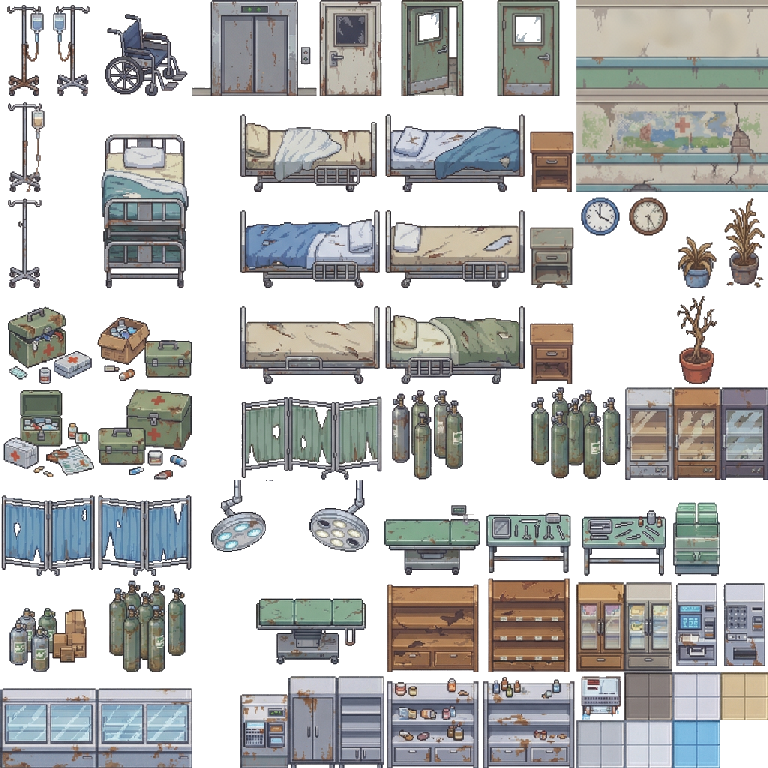
#> input picture CuteSCKR_uncut/Abandoned Hospital Tileset/1.png, 768 x 768 px
$ python -i sprite_service.py   (imports and definitions only)
#> lines starting #> are read from the running program, lines starting #| are printed output that depends on the picture; after the words box and inside, x2 and y2 are one past the last pixel; in counts of white or black regions, pixels touching at a corner belong together
#> further down, picture is the input picture: PIL image 768x768 RGBA; mean R, G, B, A 188.7, 188.8, 187.5, 142.5
import re
import math
import logging
from pathlib import Path
from typing import Dict, Any, List, Optional, Tuple, Union
import numpy as np
from PIL import Image, ImageChops, ImageFilter
try:
    import cv2  # type: ignore
except Exception as exc:  # pragma: no cover - optional acceleration
    logging.getLogger(__name__).debug("OpenCV unavailable for sprite service acceleration: %s", exc)
    cv2 = None

__all__ = ["SpriteService"]

class SpriteService:
    # [324 lines left out: functions guess_key_color_from_corners, apply_chroma_key, _small_auto_key_remnant_mask, _border_connected_background_mask, _border_connected_dark_mask, alpha_bbox and 2 more, not called in this run]

    @staticmethod
    def solidify_transparent_rgb(img: Image.Image, radius: int = 2) -> Image.Image:
#> called with radius = 2
        if radius <= 0:
            return img.convert("RGBA")
        img = img.convert("RGBA")
        arr = np.asarray(img).copy()
        alpha = arr[:, :, 3]
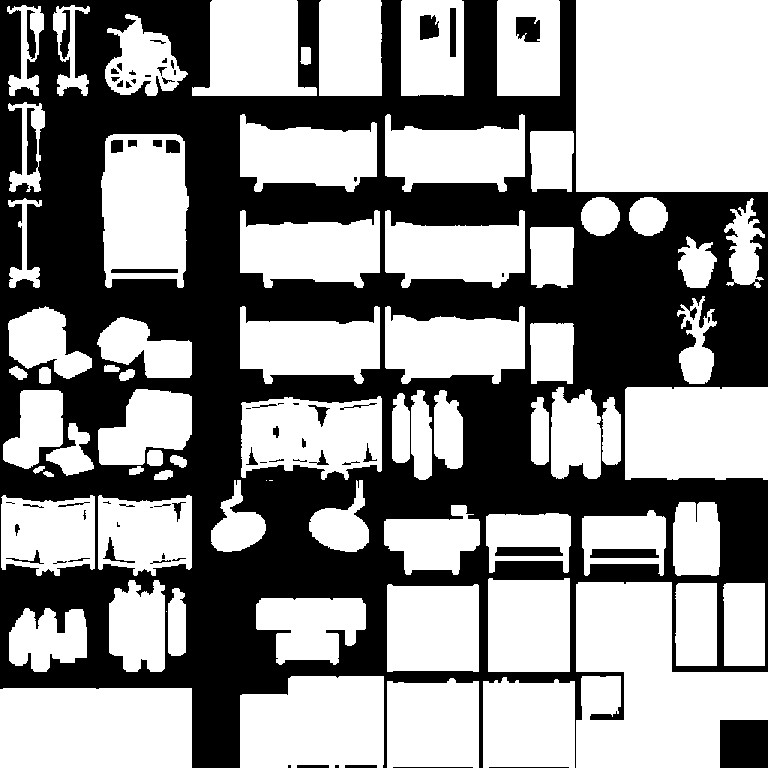
#> alpha: shape (768, 768); 55.9% white; 70 black regions (20 under 20 px), largest, box (x1, y1, x2, y2) and area: (0, 0, 768, 768) 252023, (720, 720, 768, 768) 2304, (590, 549, 659, 558) 591
        rgb_img = Image.fromarray(arr[:, :, :3], mode="RGB")
        blur = rgb_img.filter(ImageFilter.GaussianBlur(radius=radius))
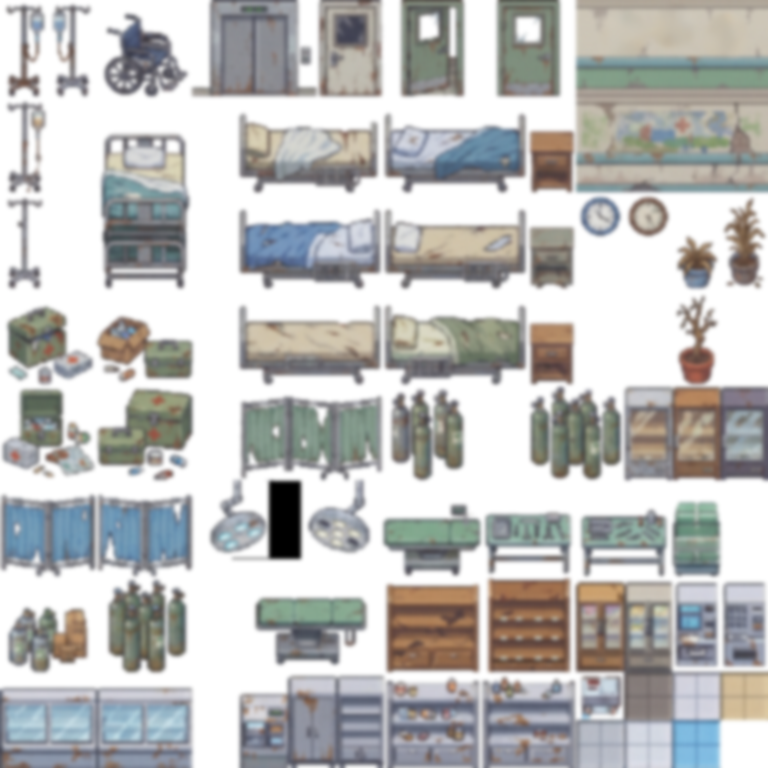
#> blur: PIL image 768x768 RGB; mean R, G, B 188.7, 188.8, 187.5
        blur_arr = np.asarray(blur)
        transparent = alpha == 0
        arr[:, :, :3][transparent] = blur_arr[transparent]
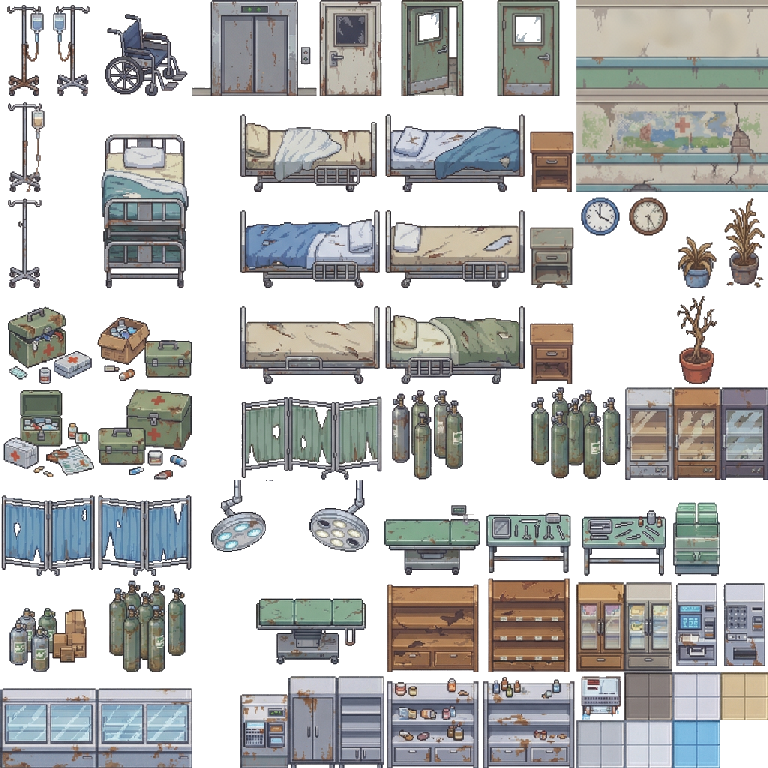
#> arr: shape (768, 768, 4); 15.74% of pixels changed, all inside (x1, y1, x2, y2) = (0, 0, 768, 768); transparent parts drawn white
        return Image.fromarray(arr, mode="RGBA")

    # [14 lines left out: function stabilize_frame, not called in this run]

    PICO8 = [
        (0, 0, 0), (29, 43, 83), (126, 37, 83), (0, 135, 81),
        (171, 82, 54), (95, 87, 79), (194, 195, 199), (255, 241, 232),
        (255, 0, 77), (255, 163, 0), (255, 236, 39), (0, 228, 54),
        (41, 173, 255), (131, 118, 156), (255, 119, 168), (255, 204, 170)
    ]
    GAMEBOY = [
        (15, 56, 15), (48, 98, 48), (139, 172, 15), (155, 188, 15)
    ]
    NES_HEX = [
        "7C7C7C", "0000FC", "0000BC", "4428BC", "940084", "A80020", "A81000", "881400",
        "503000", "007800", "006800", "005800", "004058", "000000", "000000", "000000",
        "BCBCBC", "0078F8", "0058F8", "6844FC", "D800CC", "E40058", "F83800", "E45C10",
        "AC7C00", "00B800", "00A800", "00A844", "008888", "000000", "000000", "000000",
        "F8F8F8", "3CBCFC", "6888FC", "9878FC", "F878F8", "F85898", "F87858", "FCA044",
        "FCA800", "BCBC00", "B8F818", "58D854", "58F898", "00E8D8", "787878", "000000",
        "FCFCFC", "A4E4FC", "B8B8F8", "D8B8F8", "F8B8F8", "F8A4C0", "F0D0B0", "FCE0A8",
        "FCD8A8", "D8F8A8", "C8F8B8", "B8F8D8", "00FCFC", "F8D8F8", "000000", "000000"
    ]
    NES = [tuple(int(h[i:i+2], 16) for i in (0, 2, 4)) for h in NES_HEX]

    # [40 lines left out: functions parse_palette, apply_palette_lock, not called in this run]

>>> from PIL import Image
>>> picture = Image.open('../../CuteSCKR_uncut/Abandoned Hospital Tileset/1.png')
>>> result = SpriteService().solidify_transparent_rgb(picture)

$ run again, on CuteSCKR_uncut/Abandoned Hospital Tileset/2.png
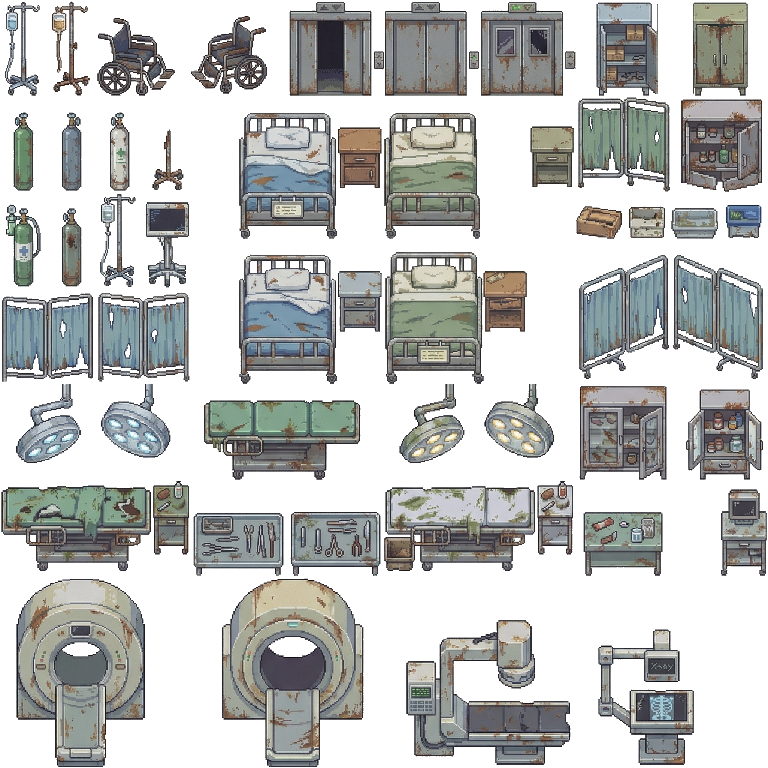
#> input picture CuteSCKR_uncut/Abandoned Hospital Tileset/2.png, 768 x 768 px
#> picture is the input picture: PIL image 768x768 RGBA; mean R, G, B, A 182.1, 183.5, 182, 125.3
#> in solidify_transparent_rgb, `alpha = arr[:, :, 3]`:
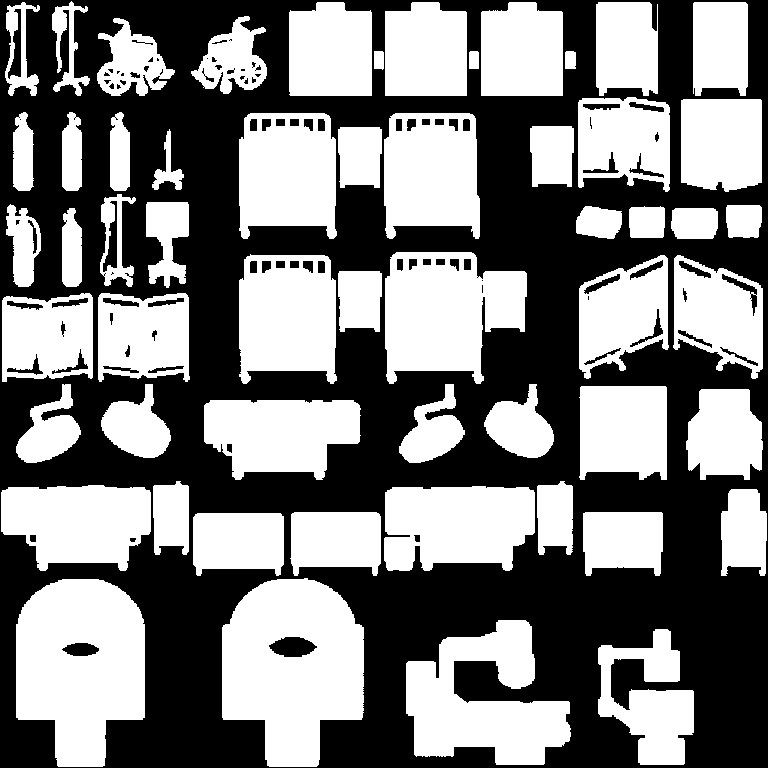
#> alpha: shape (768, 768); 49.2% white; 56 white regions, largest, box (x1, y1, x2, y2) and area: (222, 578, 364, 767) 19894, (16, 579, 145, 767) 18852, (406, 620, 571, 765) 14161
#> in solidify_transparent_rgb, `blur = rgb_img.filter(ImageFilter.GaussianBlur(radius=radius))`:
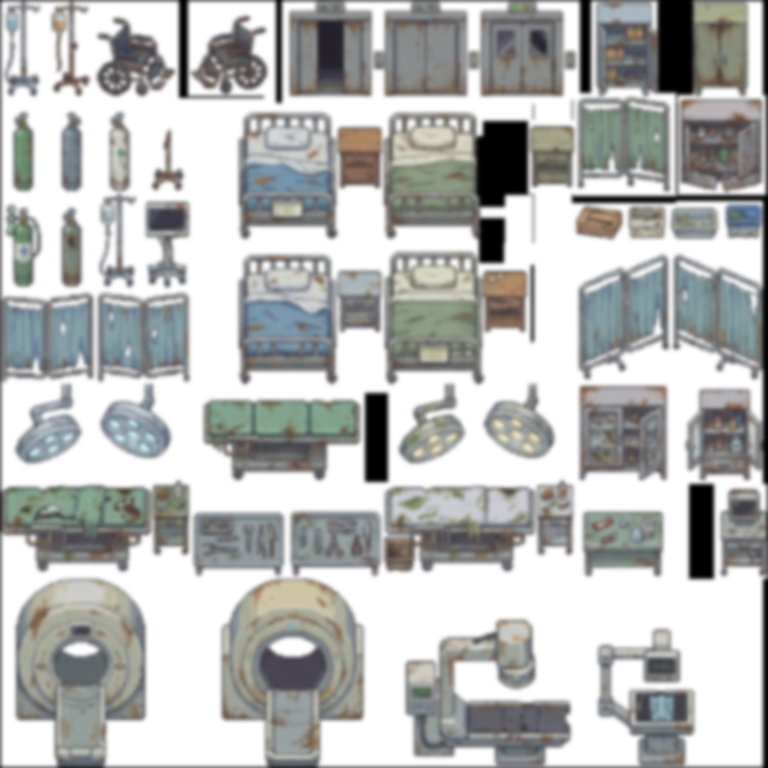
#> blur: PIL image 768x768 RGB; mean R, G, B 181.9, 183.3, 181.9

$ run again, on CuteSCKR_uncut/Abandoned Hospital Tileset/3.png
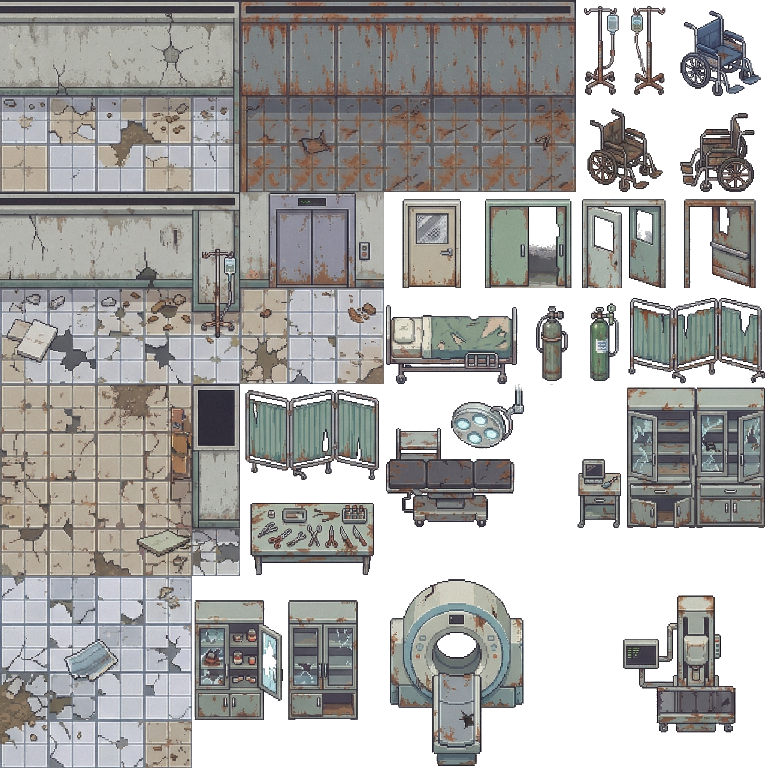
#> input picture CuteSCKR_uncut/Abandoned Hospital Tileset/3.png, 768 x 768 px
#> picture is the input picture: PIL image 768x768 RGBA; mean R, G, B, A 171.7, 170.6, 168.8, 178.6
#> in solidify_transparent_rgb, `alpha = arr[:, :, 3]`:
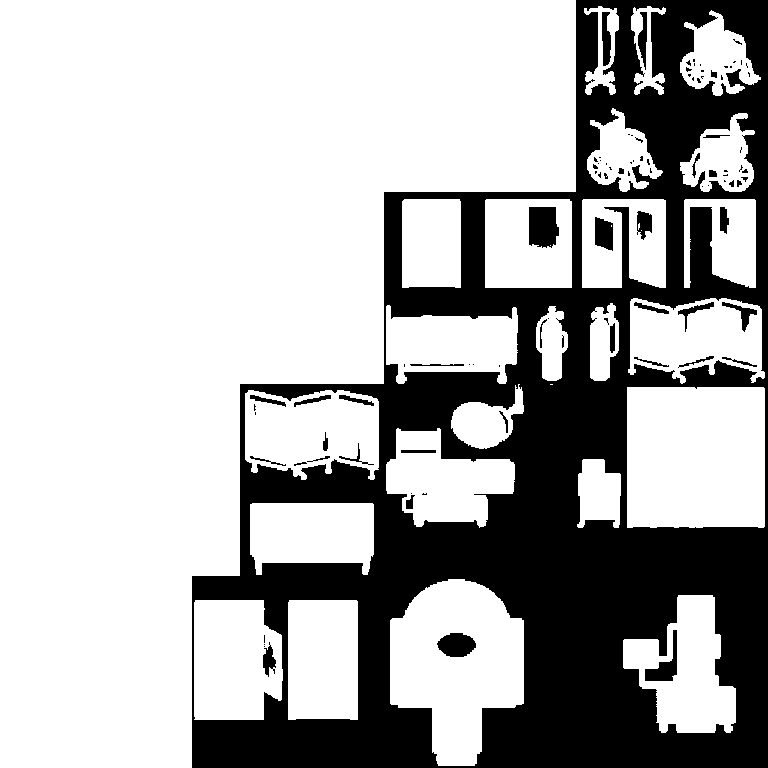
#> alpha: shape (768, 768); 70% white; 97 black regions (59 under 20 px), largest, box (x1, y1, x2, y2) and area: (192, 0, 768, 768) 169608, (529, 207, 559, 248) 1082, (437, 633, 476, 657) 706
#> in solidify_transparent_rgb, `arr[:, :, :3][transparent] = blur_arr[transparent]`:
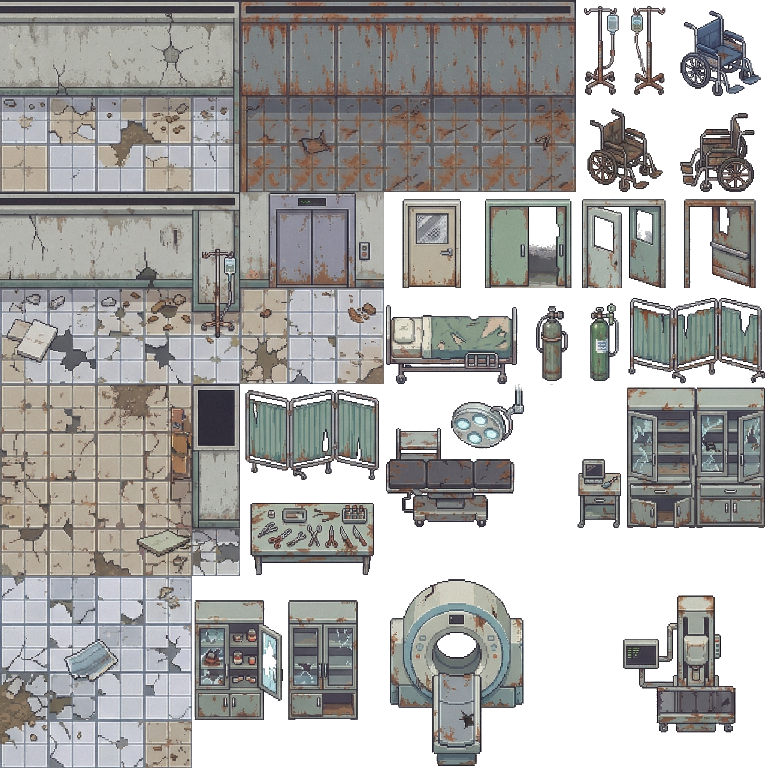
#> arr: shape (768, 768, 4); 10.23% of pixels changed, all inside (x1, y1, x2, y2) = (192, 0, 768, 768); transparent parts drawn white

$ run again, on CuteSCKR_uncut/Abandoned Hospital Tileset/4.png
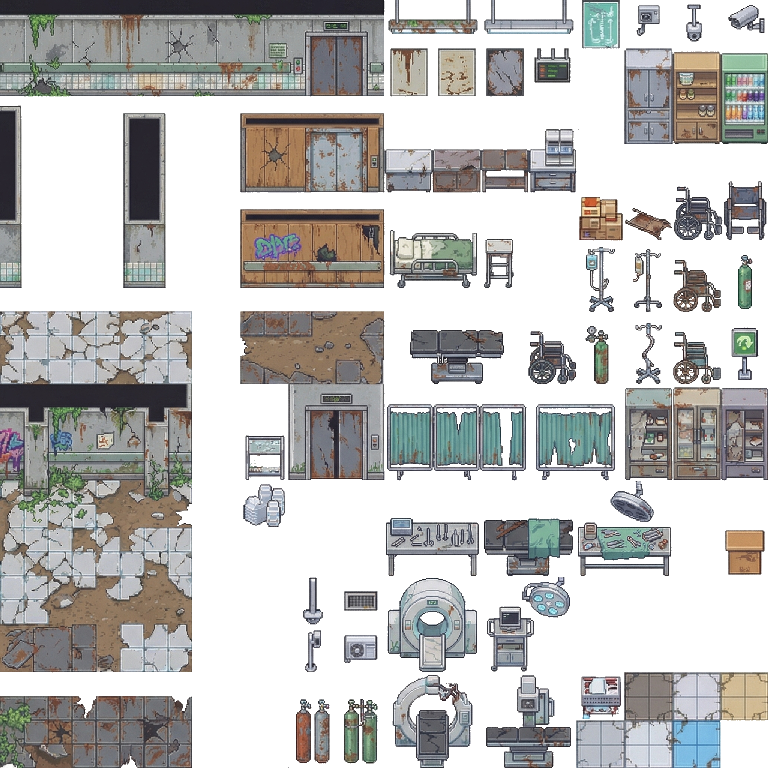
#> input picture CuteSCKR_uncut/Abandoned Hospital Tileset/4.png, 768 x 768 px
#> picture is the input picture: PIL image 768x768 RGBA; mean R, G, B, A 166.5, 165.9, 164.5, 135.7
#> in solidify_transparent_rgb, `alpha = arr[:, :, 3]`:
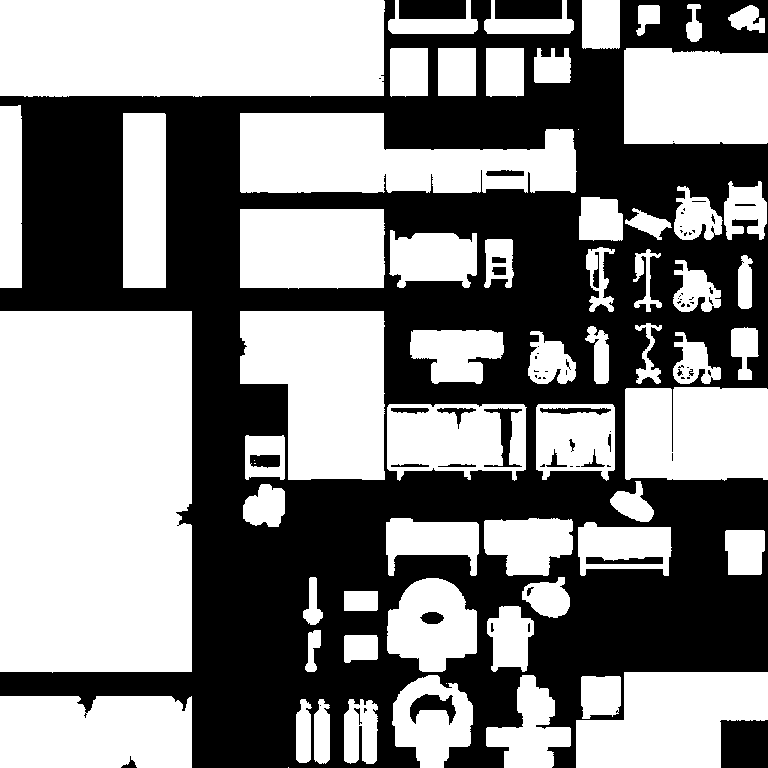
#> alpha: shape (768, 768); 53.2% white; 75 black regions (46 under 20 px), largest, box (x1, y1, x2, y2) and area: (0, 0, 768, 768) 266536, (720, 720, 768, 768) 2232, (399, 0, 466, 19) 1273
#> in solidify_transparent_rgb, `arr[:, :, :3][transparent] = blur_arr[transparent]`:
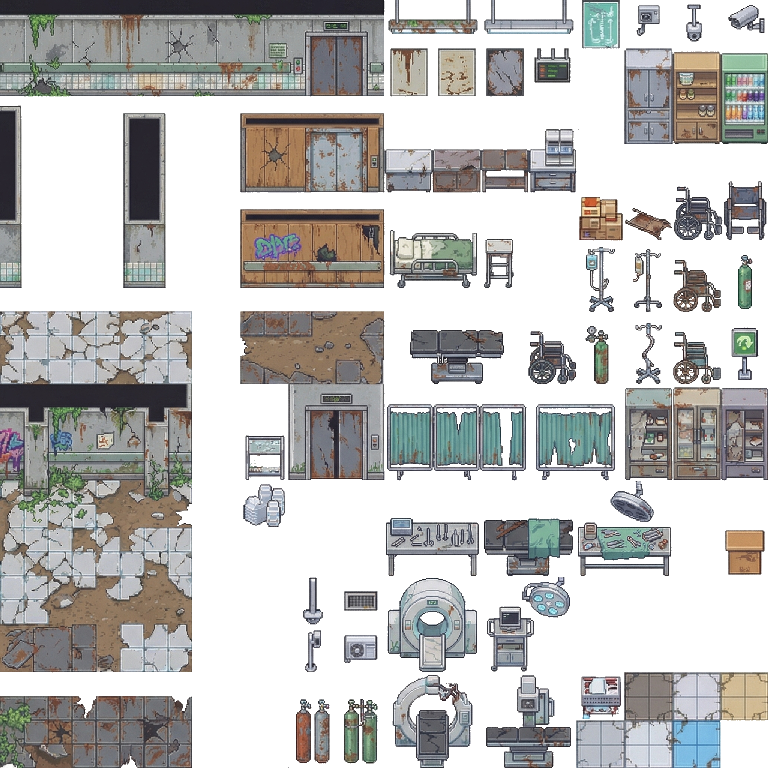
#> arr: shape (768, 768, 4); 15.59% of pixels changed, all inside (x1, y1, x2, y2) = (0, 0, 768, 768); transparent parts drawn white
